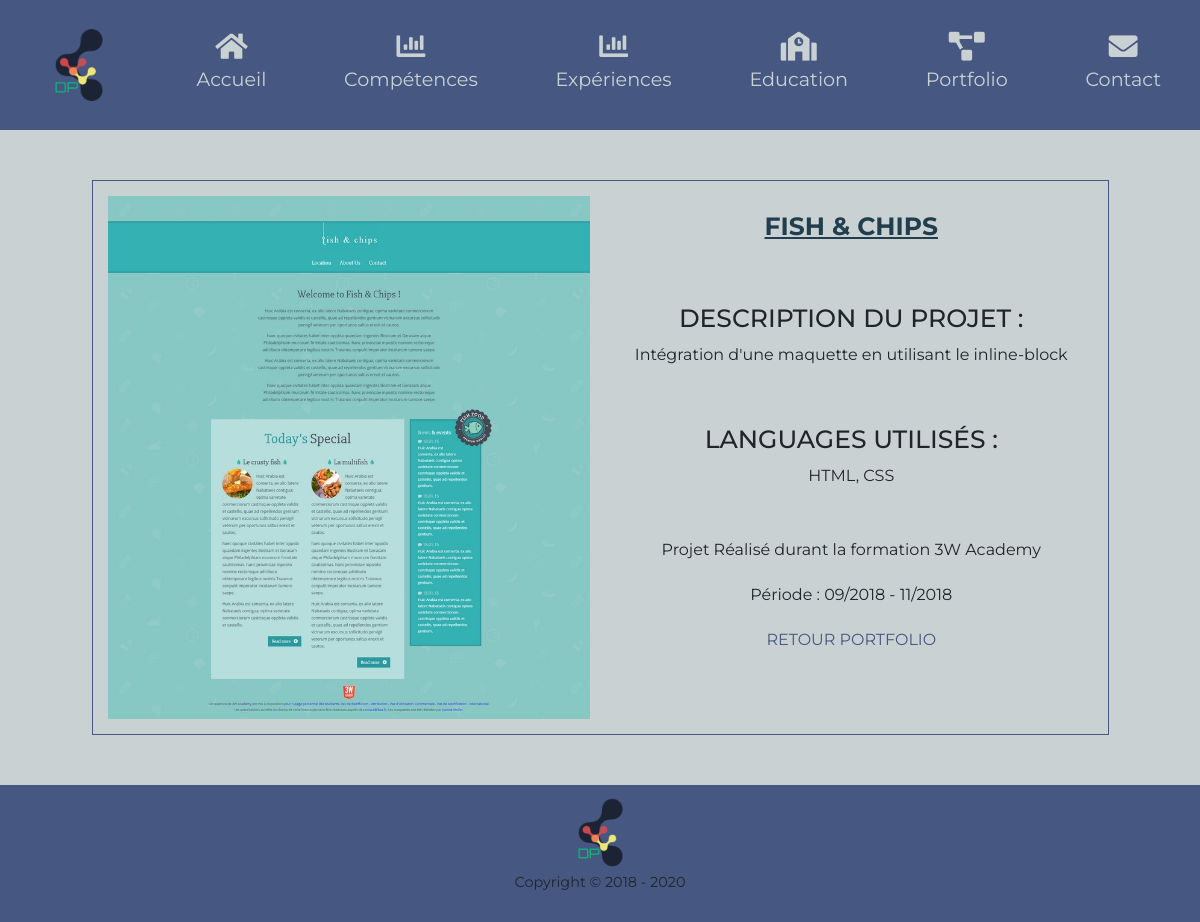
/Portfoliosingle?id=5, run on the app's committed database.
### tables this page shows
CREATE TABLE `PortfolioProjects` (
  `id` int(11) NOT NULL,
  `title` varchar(64) DEFAULT NULL,
  `content` text NOT NULL,
  `photo` varchar(32) NOT NULL,
  `periode` varchar(32) DEFAULT NULL,
  `path` varchar(32) NOT NULL,
  `description` text,
  `langages` text
);

### library/MicroKernel.class.php (called while the page is built, shortened)
<?php
class MicroKernel
{
    private $applicationPath;
    private $configuration;
    private $controllerPath;
    public function __construct()
    {
        $this->applicationPath = realpath(ROOT_PATH.'/application');
        $this->configuration   = new Configuration();
        $this->controllerPath  = null;
    }
    public function bootstrap()
    {
        $this->configuration->load('database');
        $this->configuration->load('library');
        return $this;
    }
    public function loadClass($class)
    {
        $class = str_replace('\\', DIRECTORY_SEPARATOR, $class);
        if(substr($class, -10) == 'Controller')
        {
            $filename = "$this->controllerPath/$class.class.php";
        }
        else if(substr($class, -4) == 'Form')
        {
            $filename = "$this->applicationPath/forms/$class.class.php";
        }
        elseif(substr($class, -5) == 'Model')
        {
            $filename = "$this->applicationPath/models/$class.class.php";
        }
        else
        {
            $filename = "$this->applicationPath/classes/$class.class.php";
        }
    }
    public function run(FrontController $frontController)
    {
        try
        {
            $requestPath = $frontController->buildContext($this->configuration);
            $this->controllerPath = "$this->applicationPath/controllers$requestPath";
            $frontController->run();
            $frontController->renderView();
        }
        catch(Exception $exception)
        {
            ob_clean();
            $frontController->renderErrorView
            (
                implode('<br>',
                [
                    $exception->getMessage(),
                    "<strong>Fichier</strong> : ".$exception->getFile(),
                    "<strong>Ligne</strong> : ".$exception->getLine()
                ])
            );
        }
    }
}

### index.php (called while the page is built, shortened)
<?php
require_once 'library/Configuration.class.php';
require_once 'library/Database.class.php';
require_once 'library/MicroKernel.class.php';
$microKernel = new MicroKernel();
$microKernel->bootstrap()->run(new FrontController());

### application/controllers/portfoliosingle/PortfoliosingleController.class.php (called while the page is built, shortened)
<?php
class PortfoliosingleController
{
    public function httpGetMethod(Http $http, array $queryFields)
    {
        $projectsModel = new ProjectsModel();
        $projects = $projectsModel->getProject($queryFields['id']);
        return [
            'projects' => $projects
        ];
    }
}

### library/Database.class.php (called while the page is built, shortened)
<?php
class Database
{
	private $pdo;
	public function __construct()
	{
		$configuration = new Configuration();
		$this->pdo = new PDO
		(
			$configuration->get('database', 'dsn'),
			$configuration->get('database', 'user'),
			$configuration->get('database', 'password')
		);
		$this->pdo->exec('SET NAMES UTF8');
	}
    public function query($sql, array $criteria = array())
    {
        $query = $this->pdo->prepare($sql);
        $query->execute($criteria);
        return $query->fetchAll(PDO::FETCH_ASSOC);
    }
}

### library/Configuration.class.php (called while the page is built, shortened)
<?php
class Configuration
{
	private static $registry;
	public function __construct()
	{
		if(Configuration::$registry === null)
		{
			Configuration::$registry = array();
		}
	}
	public function get($filename, $key, $defaultValue = null)
	{
		if(array_key_exists($filename, Configuration::$registry) === true)
		{
			if(array_key_exists($key, Configuration::$registry[$filename]) === true)
			{
				return Configuration::$registry[$filename][$key];
			}
		}
		return $defaultValue;
	}
	public function load($filename)
	{
		Configuration::$registry[$filename] = $config;
	}
}

### application/models/ProjectsModel.class.php (called while the page is built, shortened)
<?php
class ProjectsModel
{
    function getProject($projects_id){
        $db = new Database();
        return $db->query("SELECT id, title, content, photo, periode, path, description, langages FROM PortfolioProjects WHERE id = ?", [$projects_id]);
    }
}

### application/www/portfoliosingle/PortfoliosingleView.phtml (the view)
<section class="projects-single" >
    <div class="projects-info-single">
        <?php foreach ($projects as $project): ?>
            <div class="projects-item">
                <div class="projects-banner">
                    <img src="<?= $wwwUrl ?>/<?= $project['path'] ?>/<?= htmlentities($project['photo']) ?>" alt="Maquette <?= htmlentities($project['title']) ?>">
                </div>
                <div class="projects-banner-info">
                    <h2><?= htmlentities($project['title']) ?></h2>
                    <br>
                    <h3>Description du projet : </h3>
                    <p><?= htmlentities($project['description']) ?></p>
                    <br>
                    <h4>Languages utilisés : </h4>
                    <p><?= htmlentities($project['langages']) ?></p>
                    <br>
                    <p><?= htmlentities($project['content']) ?></p>
                    <p>Période : <?= htmlentities($project['periode']) ?></p>
                </div>
                <div class="projects-single-bottom">
                    <a href="<?= $requestUrl ?>/portfolio">Retour Portfolio</a>
                </div>
            </div>
        <?php endforeach; ?>
    </div>
</section>

### application/www/css/styles.css (style rules this page uses)
* { -webkit-box-sizing: border-box; box-sizing: border-box; outline: none; -webkit-transition: all .2s ease 0s; -o-transition: all .2s ease 0s; transition: all .2s ease 0s; }
body { font-family: 'Montserrat', sans-serif; margin: 0; line-height: 1.8; background-color: #c9d1d3; min-height: 100vh; display:-webkit-box; display:-ms-flexbox; display:flex; -webkit-box-orient:vertical; -webkit-box-direction:normal; -ms-flex-direction:column; flex-direction:column; }
h2 { color: #203e4d; font-size: 2.0em; font-weight: bold; text-align: center; margin-top: 15px; padding: 15px 0; text-decoration: underline; text-transform: uppercase; }
.projects-single { margin: 20px; padding: 15px; text-align: center; }
.projects-info-single { display: -webkit-box; display: -ms-flexbox; display: flex; -ms-flex-wrap: wrap; flex-wrap: wrap; -webkit-box-pack: center; -ms-flex-pack: center; justify-content: center; }
.projects-item { float: left; width: 90%; text-align: center; margin: 15px; padding: 5px; border: 1px solid #465881; }
.projects-banner img { width: 50%; float: left; padding:10px; }
.projects-single-bottom a { text-decoration: none; color:#465881; text-transform: uppercase; }
.projects-banner-info h2,h3, h4 { margin-top: 10px; font-size: 25px; text-transform: uppercase; }

### data on the page
portfolioprojects: path+photo (picture), title "FISH & CHIPS", description "Intégration d'une maquette en utilisant le inline-block", langages "HTML, CSS", content "Projet Réalisé durant la formation 3W Academy", periode "09/2018 - 11/2018"
